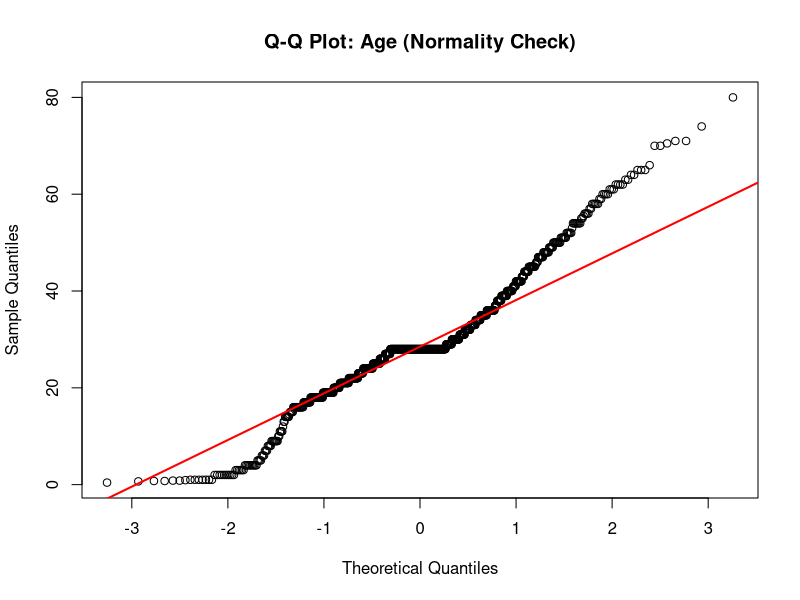
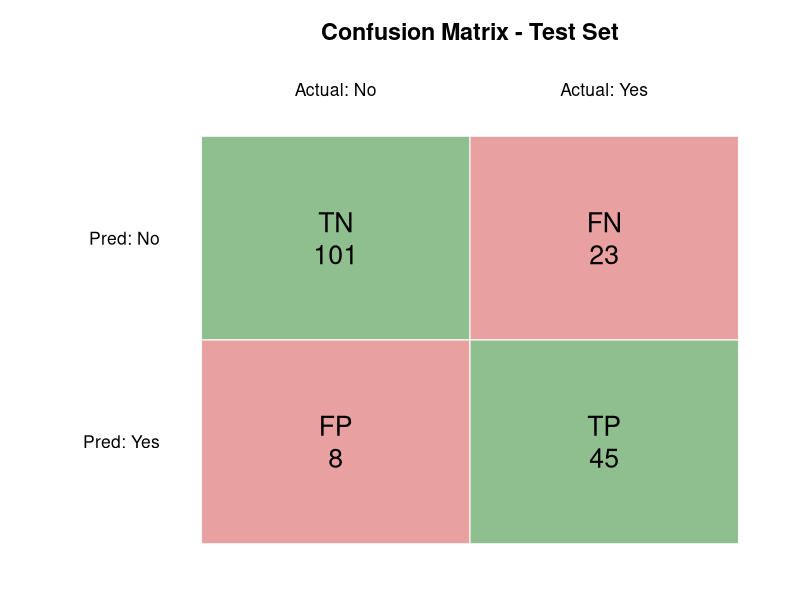
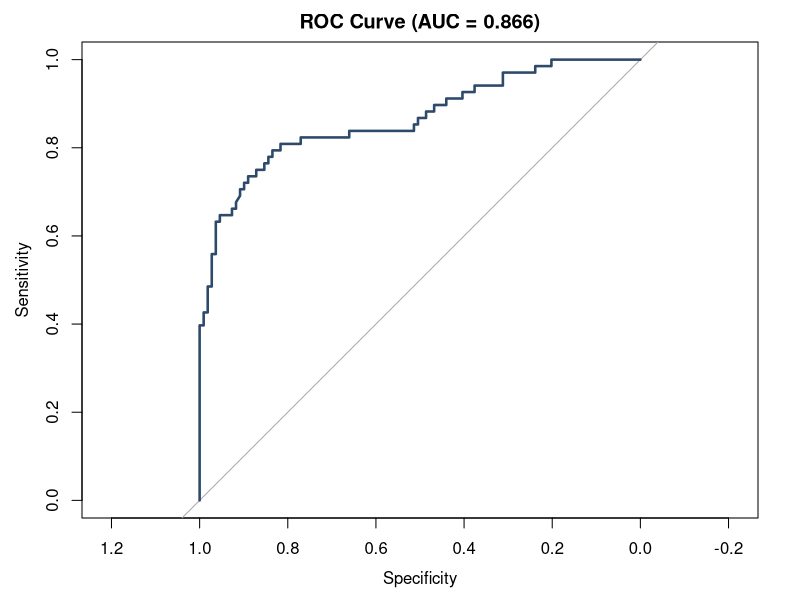
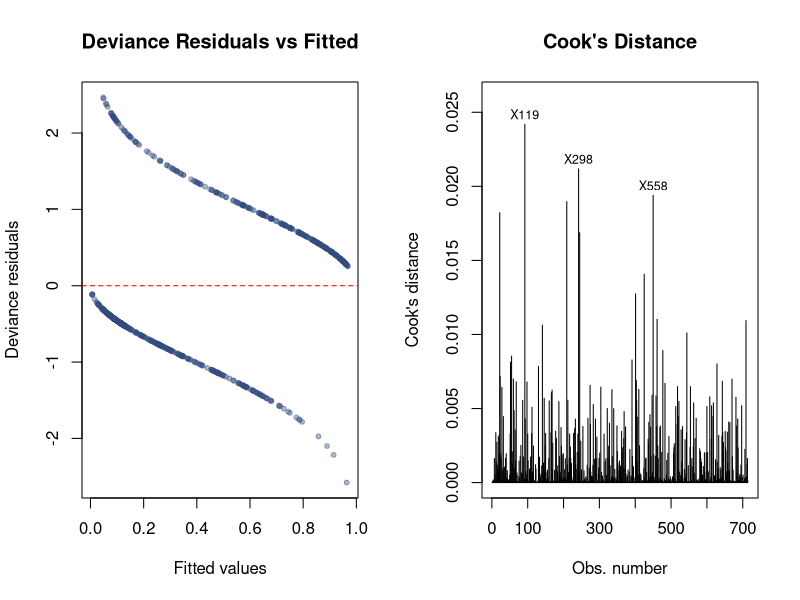
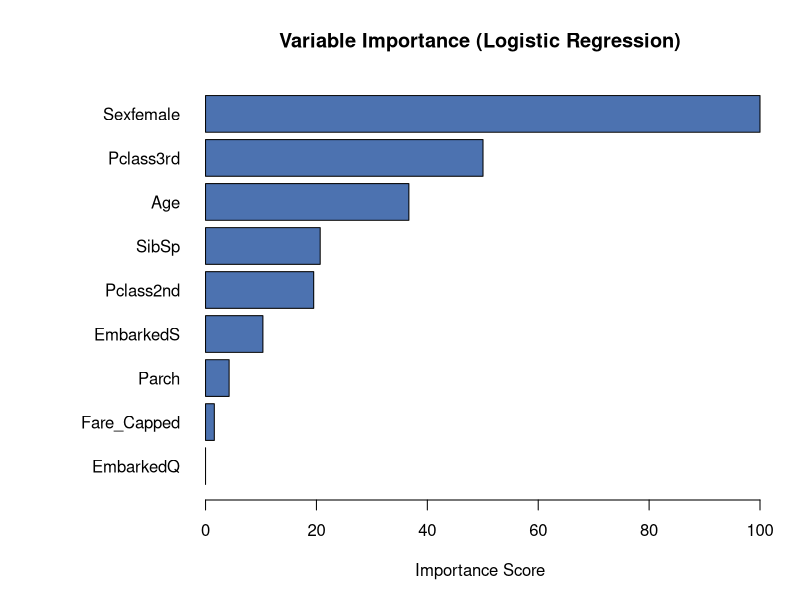

Write R code to recreate these figures, in order.
# ============================================================
# Week 3 Task - Statistical Analysis and Predictive Modeling
# Continuing with the Titanic dataset
# ============================================================

library(caret)
library(pROC)

set.seed(42)  # reproducibility

df <- read.csv("titanic_cleaned.csv", stringsAsFactors = FALSE)
df$Pclass <- factor(df$Pclass, levels = c("1st","2nd","3rd"))
df$Sex <- factor(df$Sex, levels = c("male","female"))
df$Embarked <- factor(df$Embarked)
df$Survived <- as.integer(df$Survived)

sink("week3_output_log.txt", split = TRUE)

cat("========== 1. NORMALITY TEST (Shapiro-Wilk) on Age & Fare ==========\n")
# shapiro.test max sample 5000, we have 891 so fine
age_shapiro <- shapiro.test(df$Age)
fare_shapiro <- shapiro.test(df$Fare_Capped)
print(age_shapiro)
print(fare_shapiro)
cat("Interpretation: p-value < 0.05 for both => reject normality => Age and Fare\n")
cat("are NOT normally distributed (expected, Fare is right-skewed, Age has an\n")
cat("imputation spike). This is why non-parametric/robust checks are also used below.\n")

cat("\n========== 2. HYPOTHESIS TEST 1: Does Sex affect survival? (Chi-square) ==========\n")
cat("H0: Survival is independent of Sex\nH1: Survival depends on Sex\n")
tab_sex <- table(df$Sex, df$Survived)
chi_sex <- chisq.test(tab_sex)
print(chi_sex)
cat("p-value is far below 0.05 => reject H0 => Sex is significantly associated with survival.\n")

cat("\n========== 3. HYPOTHESIS TEST 2: Does Pclass affect survival? (Chi-square) ==========\n")
cat("H0: Survival is independent of Pclass\nH1: Survival depends on Pclass\n")
tab_class <- table(df$Pclass, df$Survived)
chi_class <- chisq.test(tab_class)
print(chi_class)
cat("p-value is far below 0.05 => reject H0 => Passenger class is significantly associated with survival.\n")

cat("\n========== 4. HYPOTHESIS TEST 3: Do survivors and non-survivors differ in Age? (t-test) ==========\n")
cat("H0: Mean age of survivors = mean age of non-survivors\nH1: Means differ\n")
t_age <- t.test(Age ~ Survived, data = df)
print(t_age)
cat("p-value ~", round(t_age$p.value, 4), "-> ", ifelse(t_age$p.value < 0.05, "significant difference in age", "no significant difference"), "\n")

cat("\n========== 5. HYPOTHESIS TEST 4: Do survivors and non-survivors differ in Fare? (t-test) ==========\n")
cat("H0: Mean fare of survivors = mean fare of non-survivors\nH1: Means differ\n")
t_fare <- t.test(Fare_Capped ~ Survived, data = df)
print(t_fare)
cat("p-value ~", format.pval(t_fare$p.value, digits=4), "-> ", ifelse(t_fare$p.value < 0.05, "significant difference in fare", "no significant difference"), "\n")

cat("\n========== 6. CORRELATION CHECK (numeric predictors) ==========\n")
num_df <- df[, c("Survived","Age","Fare_Capped","SibSp","Parch")]
print(round(cor(num_df), 2))

cat("\n========== 7. TRAIN/TEST SPLIT (80/20, stratified) ==========\n")
df$Survived_f <- factor(ifelse(df$Survived == 1, "Yes", "No"), levels = c("No","Yes"))
train_idx <- createDataPartition(df$Survived_f, p = 0.8, list = FALSE)
train <- df[train_idx, ]
test  <- df[-train_idx, ]
cat("Train rows:", nrow(train), " Test rows:", nrow(test), "\n")
cat("Train survival rate:", round(mean(train$Survived),3), " Test survival rate:", round(mean(test$Survived),3), "\n")

cat("\n========== 8. MODEL BUILDING: Logistic Regression with 10-fold Cross-Validation ==========\n")
ctrl <- trainControl(method = "cv", number = 10, classProbs = TRUE, summaryFunction = twoClassSummary, savePredictions = TRUE)

model <- train(Survived_f ~ Pclass + Sex + Age + Fare_Capped + SibSp + Parch + Embarked,
               data = train, method = "glm", family = "binomial",
               trControl = ctrl, metric = "ROC")

print(model)
cat("\nFinal model coefficients:\n")
print(summary(model$finalModel)$coefficients)

cat("\n========== 9. TEST SET EVALUATION ==========\n")
pred_prob <- predict(model, newdata = test, type = "prob")[, "Yes"]
pred_class <- factor(ifelse(pred_prob > 0.5, "Yes", "No"), levels = c("No","Yes"))

cm <- confusionMatrix(pred_class, test$Survived_f, positive = "Yes")
print(cm)

roc_obj <- roc(response = test$Survived_f, predictor = pred_prob, levels = c("No","Yes"))
cat("\nTest set AUC:", round(auc(roc_obj), 4), "\n")

cat("\n========== 10. VARIABLE IMPORTANCE ==========\n")
print(varImp(model))

sink()

# ============================================================
# DIAGNOSTIC PLOTS
# ============================================================

png("d1_age_qqplot.png", width = 700, height = 600)
qqnorm(df$Age, main = "Q-Q Plot: Age (Normality Check)")
qqline(df$Age, col = "red", lwd = 2)
dev.off()

png("d2_confusion_matrix.png", width = 750, height = 600)
par(mar = c(2, 9, 6, 2))
cm_table <- as.data.frame(cm$table)
plot(1, type="n", xlim=c(0,2), ylim=c(0,2), axes=FALSE, xlab="", ylab="")
title(main = "Confusion Matrix - Test Set", line = 4, cex.main = 1.4)
labels <- c("TN","FN","FP","TP")
vals <- c(cm$table[1,1], cm$table[1,2], cm$table[2,1], cm$table[2,2])
positions <- list(c(0.5,1.5), c(1.5,1.5), c(0.5,0.5), c(1.5,0.5))
cols <- c("#8FBF8F","#E8A0A0","#E8A0A0","#8FBF8F")
for (i in 1:4) {
  rect(positions[[i]][1]-0.5, positions[[i]][2]-0.5, positions[[i]][1]+0.5, positions[[i]][2]+0.5, col = cols[i], border="white")
  text(positions[[i]][1], positions[[i]][2], paste0(labels[i], "\n", vals[i]), cex = 1.6)
}
mtext(c("Actual: No","Actual: Yes"), side = 3, at = c(0.5,1.5), line = 1, cex = 1.05)
mtext(c("Pred: No","Pred: Yes"), side = 2, at = c(1.5,0.5), line = 1, las = 1, cex = 1.05)
dev.off()

png("d3_roc_curve.png", width = 650, height = 600)
plot(roc_obj, main = paste0("ROC Curve (AUC = ", round(auc(roc_obj),3), ")"),
     col = "#2E4A6B", lwd = 2.5)
dev.off()

png("d4_residuals.png", width = 800, height = 600)
par(mfrow = c(1,2))
final_glm <- model$finalModel
plot(final_glm$fitted.values, residuals(final_glm, type = "deviance"),
     pch = 20, col = rgb(0.2,0.3,0.5,0.4),
     main = "Deviance Residuals vs Fitted", xlab = "Fitted values", ylab = "Deviance residuals")
abline(h = 0, col = "red", lty = 2)
plot(final_glm, which = 4, main = "Cook's Distance", caption = "")
dev.off()

png("d5_varimp.png", width = 700, height = 600)
vi <- varImp(model)$importance
vi$Variable <- rownames(vi)
vi <- vi[order(vi$Overall),]
par(mar = c(5,10,4,2))
barplot(vi$Overall, names.arg = vi$Variable, horiz = TRUE, las = 1,
        col = "#4C72B0", main = "Variable Importance (Logistic Regression)",
        xlab = "Importance Score")
dev.off()

cat("Week 3 script completed - all logs and plots generated.\n")
